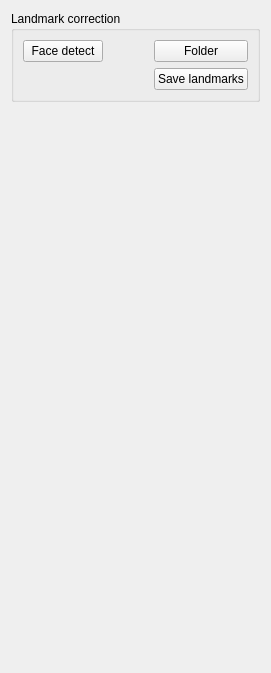
<?xml version="1.0" encoding="UTF-8"?>
<ui version="4.0">
 <class>TrainingPanel</class>
 <widget class="QWidget" name="TrainingPanel">
  <property name="geometry">
   <rect>
    <x>0</x>
    <y>0</y>
    <width>271</width>
    <height>673</height>
   </rect>
  </property>
  <property name="windowTitle">
   <string>Form</string>
  </property>
  <layout class="QGridLayout" name="gridLayout">
   <item row="0" column="0">
    <widget class="QGroupBox" name="landmarkGroupBox">
     <property name="title">
      <string>Landmark correction</string>
     </property>
     <layout class="QGridLayout" name="gridLayout_2">
      <item row="0" column="0">
       <widget class="QPushButton" name="faceDetectButton">
        <property name="text">
         <string>Face detect</string>
        </property>
       </widget>
      </item>
      <item row="0" column="1">
       <spacer name="horizontalSpacer">
        <property name="orientation">
         <enum>Qt::Horizontal</enum>
        </property>
        <property name="sizeHint" stdset="0">
         <size>
          <width>60</width>
          <height>20</height>
         </size>
        </property>
       </spacer>
      </item>
      <item row="0" column="2">
       <widget class="QPushButton" name="folderButton">
        <property name="text">
         <string>Folder</string>
        </property>
       </widget>
      </item>
      <item row="1" column="2">
       <widget class="QPushButton" name="saveLandmarksButton">
        <property name="text">
         <string>Save landmarks</string>
        </property>
       </widget>
      </item>
     </layout>
    </widget>
   </item>
   <item row="1" column="0">
    <spacer name="verticalSpacer">
     <property name="orientation">
      <enum>Qt::Vertical</enum>
     </property>
     <property name="sizeHint" stdset="0">
      <size>
       <width>20</width>
       <height>561</height>
      </size>
     </property>
    </spacer>
   </item>
  </layout>
 </widget>
 <resources/>
 <connections/>
</ui>
